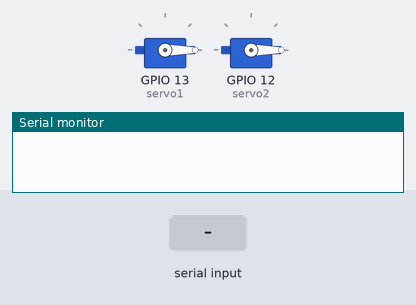
Bench run of a sketch on a simulated ESP32. On the bench: 2 × servo, the last lines printed to the serial monitor. The test bench sets the inputs (shaded band).

Above: at 1.2 s.
1.3 s: "90,45\n" received over Serial
At 2.5 s:
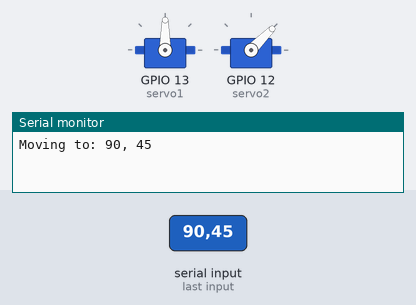
2.8 s: "30,150\n" received over Serial
At 3.7 s:
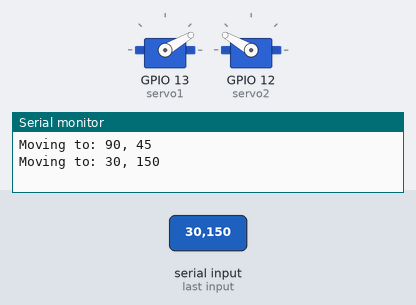
4.3 s: "1,90\n" received over Serial
At 4.8 s:
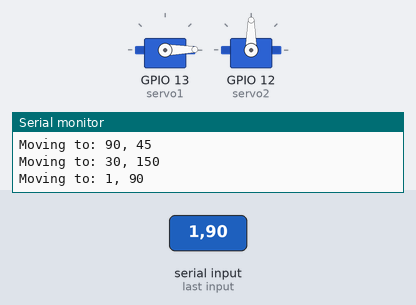
Timing chart, 0 to 7.3 s (numbered marks = the images above; inputs shaded):
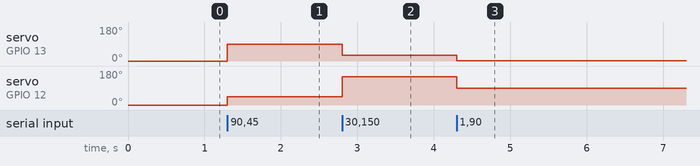

Measured:
- after the input at 1.3 s, servo on GPIO 13 (servo1): 0° → 90° at once; servo on GPIO 12 (servo2): 0° → 45° at once
- after the input at 2.8 s, servo on GPIO 13 (servo1): 90° → 30° at once; servo on GPIO 12 (servo2): 45° → 150° at once
- after the input at 4.3 s, servo on GPIO 13 (servo1): 30° → 1° at once; servo on GPIO 12 (servo2): 150° → 90° at once

The sketch:

esp32.ino
```cpp
#include <ESP32Servo.h>

Servo servo1;  // Base servo
Servo servo2;  // Elbow servo

void setup() {
  Serial.begin(115200);
  servo1.attach(13);  // Adjust pins
  servo2.attach(12);
  servo1.write(0);  // Start at middle position
  servo2.write(0);
}

void loop() {
  if (Serial.available() > 0) {
    String data = Serial.readStringUntil('\n');
    int commaIndex = data.indexOf(',');
    if (commaIndex > 0) {
      int angle1 = data.substring(0, commaIndex).toInt();
      int angle2 = data.substring(commaIndex + 1).toInt();

      // Optional: Clamp angles to safe ranges
      angle1 = constrain(angle1, 0, 180);
      angle2 = constrain(angle2, 0, 180);

      servo1.write(angle1);
      servo2.write(angle2);
      Serial.print("Moving to: ");
      Serial.print(angle1);
      Serial.print(", ");
      Serial.println(angle2);
    }
  }
}
```
